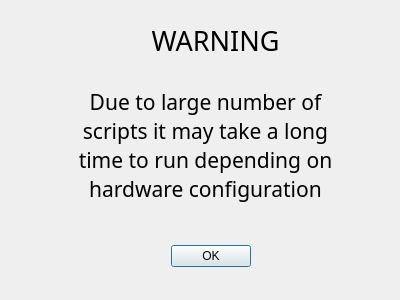
<?xml version="1.0" encoding="UTF-8"?>
<ui version="4.0">
 <class>select_all_warning</class>
 <widget class="QDialog" name="select_all_warning">
  <property name="geometry">
   <rect>
    <x>0</x>
    <y>0</y>
    <width>400</width>
    <height>300</height>
   </rect>
  </property>
  <property name="windowTitle">
   <string>Dialog</string>
  </property>
  <widget class="QDialogButtonBox" name="buttonBox">
   <property name="geometry">
    <rect>
     <x>40</x>
     <y>240</y>
     <width>341</width>
     <height>32</height>
    </rect>
   </property>
   <property name="orientation">
    <enum>Qt::Orientation::Horizontal</enum>
   </property>
   <property name="standardButtons">
    <set>QDialogButtonBox::StandardButton::Ok</set>
   </property>
   <property name="centerButtons">
    <bool>true</bool>
   </property>
  </widget>
  <widget class="QLabel" name="label">
   <property name="geometry">
    <rect>
     <x>60</x>
     <y>70</y>
     <width>291</width>
     <height>151</height>
    </rect>
   </property>
   <property name="font">
    <font>
     <family>DM Mono</family>
     <pointsize>16</pointsize>
    </font>
   </property>
   <property name="text">
    <string>Due to large number of scripts it may take a long time to run depending on hardware configuration</string>
   </property>
   <property name="alignment">
    <set>Qt::AlignmentFlag::AlignCenter</set>
   </property>
   <property name="wordWrap">
    <bool>true</bool>
   </property>
  </widget>
  <widget class="QLabel" name="label_2">
   <property name="geometry">
    <rect>
     <x>150</x>
     <y>10</y>
     <width>131</width>
     <height>61</height>
    </rect>
   </property>
   <property name="font">
    <font>
     <family>DM Mono</family>
     <pointsize>20</pointsize>
    </font>
   </property>
   <property name="text">
    <string>WARNING</string>
   </property>
   <property name="alignment">
    <set>Qt::AlignmentFlag::AlignCenter</set>
   </property>
  </widget>
 </widget>
 <resources/>
 <connections>
  <connection>
   <sender>buttonBox</sender>
   <signal>accepted()</signal>
   <receiver>select_all_warning</receiver>
   <slot>accept()</slot>
   <hints>
    <hint type="sourcelabel">
     <x>248</x>
     <y>254</y>
    </hint>
    <hint type="destinationlabel">
     <x>157</x>
     <y>274</y>
    </hint>
   </hints>
  </connection>
  <connection>
   <sender>buttonBox</sender>
   <signal>rejected()</signal>
   <receiver>select_all_warning</receiver>
   <slot>reject()</slot>
   <hints>
    <hint type="sourcelabel">
     <x>316</x>
     <y>260</y>
    </hint>
    <hint type="destinationlabel">
     <x>286</x>
     <y>274</y>
    </hint>
   </hints>
  </connection>
 </connections>
</ui>
